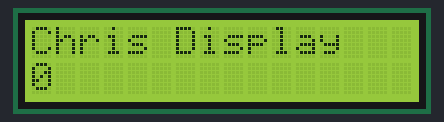
Recording of a sketch running on a simulated Arduino Uno, built with avr-gcc and run on an emulated ATmega328P. Shown: 16×2 character LCD.

Above: at 0.1 s.
At 4.1 s:
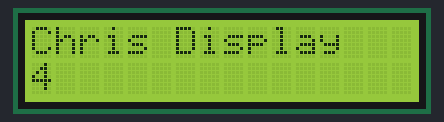
At 9.1 s:
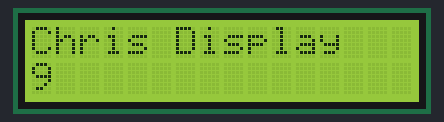
At 19.1 s:
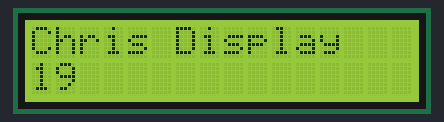
At 28.1 s:
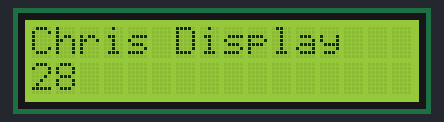
At 38.1 s:
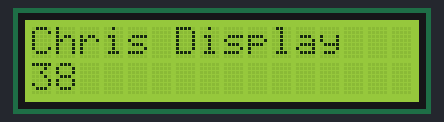

The sketch:

LCDBasic.ino
```cpp
// LCD text with incremental number

//Wiring details are based on 'Exploring Arduino by J.Blum'


//Include the lib code
// Install lib with 'arduino-cli lib install LiquidCrystal'
#include <LiquidCrystal.h>

//Start the time at 0
int time = 0;

//Init the lib with the numbers of the interface pins
LiquidCrystal lcd (2,3,4,5,6,7);

void setup() {
        //Set up the LCD's number of columns and rows;
        lcd.begin(16, 2);
        //Print the message to the display
        lcd.print("Chris Display");
}

void loop() {
        //Move cursor ot second line, first position
        lcd.setCursor(0, 1);
        //Print current time
        lcd.print(time);
        //Wait 1 second
        delay(1000);
        //Increment the time
        time++;
}
```

Measured:
- what the display in image 1 shows lasts 1.0 s, from 4.1 s to 5.1 s
